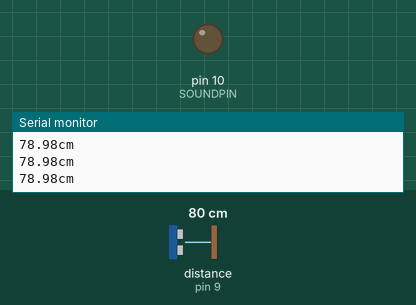
This sketch was run on a simulated Arduino Uno, built with avr-gcc and run on an emulated ATmega328P. On the bench: output pins drawn as LEDs (lit = HIGH), the last lines printed to the serial monitor. Wiring (inferred from the names in the program): ultrasonic range finder: trigger pin 8; echo pin 9. Inputs (shaded band) come from the test bench; at power-on: distance to the obstacle (sensor on pin 9) 80 cm. The echo pulse lasts 58.3 µs per cm; pins used as bus, display or sensor lines are not drawn.

Above: at 1.2 s.
1.3 s: distance to the obstacle (sensor on pin 9) set to 23 cm
2.8 s: distance to the obstacle (sensor on pin 9) set to 19 cm
At 4.1 s:
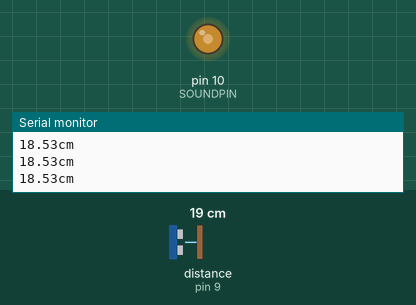
Timing chart, 0 to 5.8 s (numbered marks = the images above; inputs shaded):
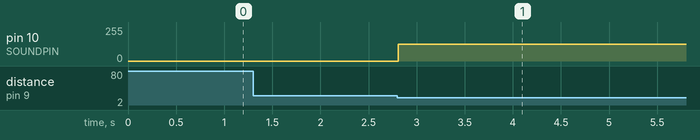

Measured:
- the behaviour switches between 21 and 20 cm on distance to the obstacle (sensor on pin 9) (found by bisection; images 0 and 1)
- after the input at 2.8 s, pin 10 (SOUNDPIN): 0/255 → 127/255 at once

The sketch:

ultrasound_test.ino
```cpp
#define TRIGPIN 8
#define ECHOPIN 9
#define SOUNDPIN 10
#define CTM 10

void setup() {
  // put your setup code here, to run once:
  Serial.begin(9600);
  pinMode(TRIGPIN, OUTPUT);
  pinMode(ECHOPIN, INPUT);
  pinMode(SOUNDPIN, OUTPUT);
}

void loop() {
  // put your main code here, to run repeatedly:
  int dur;
  float dis;

  digitalWrite(TRIGPIN, HIGH);
  delayMicroseconds(CTM);
  digitalWrite(TRIGPIN, LOW);
  dur = pulseIn(ECHOPIN, HIGH);
  dis = dur * 17.0 / 1000.0;
  Serial.print(dis);
  Serial.println("cm");

  if (dis > 0.0 && dis < 20.0) {
    analogWrite(SOUNDPIN, 127);
  } else if (dis >= 20.0) {
    analogWrite(SOUNDPIN, 0);
  }
  delay(100);
}
```
